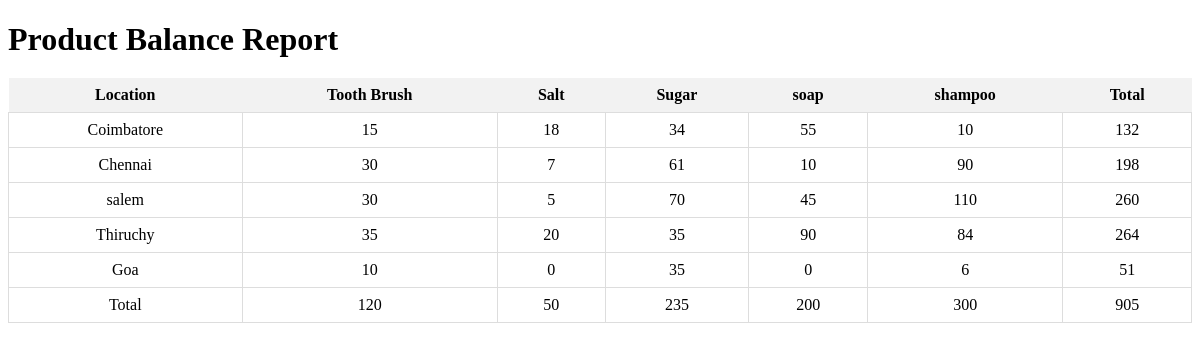
The app's page /report/product_balance/ with its own data.
### inventory/models.py (models this page shows)
class Product(models.Model):
    name = models.CharField(max_length =200)
    description = models.CharField(max_length = 500)
    class Meta:
        unique_together = ("name", )
    def __str__(self):
            return self.name

class Location(models.Model):
    name = models.CharField(max_length =200)
    description = models.CharField(max_length = 500)
    class Meta:
        unique_together = ("name", )
    def __str__(self):
        return self.name

### inventory/views.py (the view)
# urls.py: path('report/product_balance/', views.product_balance_report, name='product-balance-report'),
def product_balance_report(request):
    locations = Location.objects.all()
    products = Product.objects.all()
    product_balances = {}
    productTotal = {}
    for product in products:
        productTotal[product.name] = 0
    productTotal['Total'] = 0
    for location in locations:
        location_name = location.name  # Replace with the actual field name
        product_balances[location_name] = {}
        total_balance = 0
        for product in products:
            product_name = product.name  # Replace with the actual field name
            product_balance = 0
            movements_to_location = ProductMovement.objects.filter(to_location=location, product=product)
            movements_from_location = ProductMovement.objects.filter(from_location=location, product=product)
            for movement in movements_to_location:
                product_balance += movement.qty
            for movement in movements_from_location:
                product_balance -= movement.qty
            product_balances[location_name][product_name] = product_balance
            total_balance += product_balance
            productTotal[product_name] += product_balance
        product_balances[location_name]['Total']=total_balance
        productTotal['Total'] += total_balance
    product_balances['Total'] = productTotal
    context = {
        'product_balances': product_balances,
        'locations': locations,
        'products': products,
    }
    print(context)
    return render(request, 'inventory_app/product_balance_report.html', context)

### inventory/templates/inventory_app/product_balance_report.html (shortened to what this page needs)
<!DOCTYPE html>
<html>
<head>
</head>
<body>
    <h1>Product Balance Report</h1>
    <table>
        <thead>
            <tr>
                <th>Location</th>
                {% for product in products %}
                <th>{{ product.name }}</th>
                {% endfor %}
                <th>Total</th>
            </tr>
        </thead>
        <tbody>
            {% for location, product_balance_data in product_balances.items %}
            <tr>
                <td>{{ location }}</td>
                {% for product, balance in product_balance_data.items %}
                <td>{{ balance }}</td>
                {% endfor %}
            </tr>
            {% endfor %}
        </tbody>
    </table>
</body>
</html>

### inventory/templates/inventory_app/product_balance_report.html (style rules this page uses)
table { width: 100%; border-collapse: collapse; margin-top: 20px; }
th { background-color: #f2f2f2; text-align: center; padding: 8px; }
td { border: 1px solid #ddd; text-align: center; padding: 8px; }
h1 { margin-bottom: 20px; }

### records on screen
Product: name "Tooth Brush"
Product: name "Salt"
Product: name "Sugar"
Product: name "soap"
Product: name "shampoo"
Location: product_balances "Coimbatore"
Location: product_balances "Chennai"
Location: product_balances "salem"
Location: product_balances "Thiruchy"
Location: product_balances "Goa"

### other values on screen
{{ balance }} "15" "18" "34" "55" "10" "132" "30" "7" "61" "10" "90" "198" "30" "5" "70" "45" "110" "260" "35" "20" "35" "90" "84" "264" "10" "0" "35" "0" "6" "51" "120" "50" "235" "200" "300" "905"
{{ location }} "Total"
